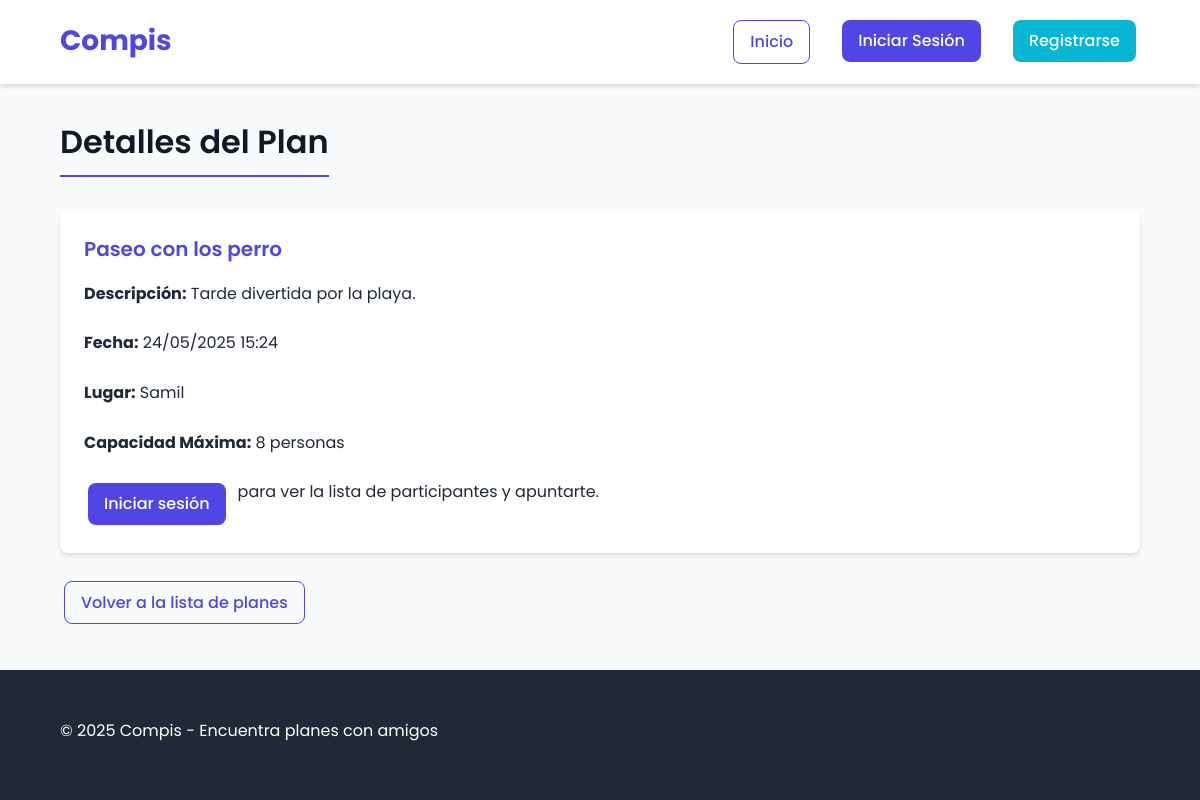
/index.php?action=view_plan&id=3, run on the app's committed database.
### tables this page shows
CREATE TABLE `plans` (
  `id` int(11) NOT NULL AUTO_INCREMENT,
  `user_id` int(11) NOT NULL,
  `title` varchar(255) NOT NULL,
  `description` text NOT NULL,
  `plan_date` datetime NOT NULL,
  `location` varchar(255) NOT NULL,
  `max_capacity` int(11) NOT NULL,
  `created_at` timestamp NOT NULL DEFAULT current_timestamp(),
  PRIMARY KEY (`id`),
  KEY `user_id` (`user_id`),
  KEY `idx_plan_date` (`plan_date`),
  KEY `idx_plan_location` (`location`),
  CONSTRAINT `plans_ibfk_1` FOREIGN KEY (`user_id`) REFERENCES `users` (`id`) ON DELETE CASCADE
);

### src/models/Plan.php (called while the page is built, shortened)
<?php
class Plan {
    private $pdo;
    public function __construct(PDO $pdo) {
        $this->pdo = $pdo;
    }
    public function findByIdWithCreator(int $planId): array|false {
        try {
            $stmt = $this->pdo->prepare(
                "SELECT p.id, p.user_id, p.title, p.description, p.plan_date, p.location, p.max_capacity, p.created_at, u.email AS creator_email
                 FROM plans p
                 JOIN users u ON p.user_id = u.id
                 WHERE p.id = ?"
            );
            $stmt->execute([$planId]);
            return $stmt->fetch(PDO::FETCH_ASSOC);
        } catch (PDOException $e) {
            return false;
        }
    }
}
?>

### src/controllers/PlanController.php (called while the page is built, shortened)
<?php
require_once __DIR__ . '/../../config/database.php';
require_once __DIR__ . '/../models/Plan.php';
$action = $_GET['action'] ?? null;
$planIdFromGet = isset($_GET['id']) ? (int)$_GET['id'] : null;
$planModel = new Plan($pdo);
if ($_SERVER['REQUEST_METHOD'] === 'POST') {
    if ($action === 'create_plan' && isset($_POST['create_plan_submit'])) {
        handleCreatePlanPost($pdo, $planModel);
    } elseif ($action === 'join_plan' && isset($_POST['join_plan_submit'])) {
        handleJoinPlanPost($pdo, $planModel);
    } elseif ($action === 'edit_plan' && isset($_POST['edit_plan_submit']) && $planIdFromGet) {
        handleEditPlanPost($pdo, $planModel, $planIdFromGet);
    } elseif ($action === 'leave_plan') {
        $planIdFromPost = isset($_POST['plan_id']) ? (int)$_POST['plan_id'] : null;
        if ($planIdFromPost) {
            handleLeavePlanPost($pdo, $planModel, $planIdFromPost);
        } else {
            set_session_message('ID del plan no proporcionado para abandonar.', 'error');
            redirect('index.php?action=dashboard');
        }
    } elseif ($action === 'delete_plan' && $planIdFromGet) {
        handleDeletePlanPost($pdo, $planModel, $planIdFromGet);
    }
} else {
    if ($action === 'create_plan') {
    } elseif ($action === 'view_plan' && $planIdFromGet) {
        handleViewPlanGet($pdo, $planModel, $planIdFromGet);
    } elseif ($action === 'edit_plan' && $planIdFromGet) {
        showEditPlanForm($pdo, $planModel, $planIdFromGet);
    }
}
function handleViewPlanGet($pdo, Plan $planModel, int $planId) {
    $plan = $planModel->findByIdWithCreator($planId);
    $isLoggedIn = isset($_SESSION['user_id']);
    $viewPlan = $plan;
    $viewIsLoggedIn = $isLoggedIn;
}
?>

### src/views/plan_details.php (the view, shortened to what this page needs)
<?php
include_once __DIR__ . '/../../templates/header.php';
global $viewPlan, $viewParticipants, $viewIsLoggedIn, $viewUserId, $viewIsCreator, $viewHasJoined, $viewIsFull, $viewParticipantCount;
echo "<h2 class='page-title'>Detalles del Plan</h2>";
if ($viewPlan) {
    echo "<div class='card'>";
    echo "<h3 class='card-title'>" . htmlspecialchars($viewPlan['title']) . "</h3>";
    echo "<div class='card-content'>";
    echo "<p><strong>Descripción:</strong> " . nl2br(htmlspecialchars($viewPlan['description'])) . "</p>";
    $formattedDate = date('d/m/Y H:i', strtotime($viewPlan['plan_date']));
    echo "<p><strong>Fecha:</strong> " . htmlspecialchars($formattedDate) . "</p>";
    echo "<p><strong>Lugar:</strong> " . htmlspecialchars($viewPlan['location']) . "</p>";
    echo "<p><strong>Capacidad Máxima:</strong> " . htmlspecialchars($viewPlan['max_capacity']) . " personas</p>";
    if ($viewIsLoggedIn) {
        echo "<p><strong>Creado por:</strong> " . htmlspecialchars($viewPlan['creator_email']) . "</p>";
        echo "<h4>Participantes (" . htmlspecialchars($viewParticipantCount) . "/" . htmlspecialchars($viewPlan['max_capacity']) . "):</h4>";
        if (is_array($viewParticipants) && !empty($viewParticipants)) {
            echo "<ul class='participants-list'>";
            foreach ($viewParticipants as $participant) {
                if (is_array($participant) && isset($participant['email'])) {
                    echo "<li>" . htmlspecialchars($participant['email']) . "</li>";
                } elseif (is_string($participant)) {
                    echo "<li>" . htmlspecialchars($participant) . "</li>";
                }
            }
            echo "</ul>";
        } else {
            echo "<p>Aún no hay participantes.</p>";
        }
        if ($viewIsCreator) {
            echo "<div class='plan-actions'>";
            echo "<form action='index.php' method='get' style='display: inline;'>";
            echo "<input type='hidden' name='action' value='edit_plan'>";
            echo "<input type='hidden' name='id' value='" . htmlspecialchars($viewPlan['id']) . "'>";
            echo "<button type='submit' class='btn btn-primary'>Modificar Plan</button>";
            echo "</form>";
            echo "<form action='index.php?action=delete_plan&id=" . htmlspecialchars($viewPlan['id']) . "' method='post' style='display: inline;' onsubmit='return confirm(\"¿Estás seguro de que quieres eliminar este plan?\");'>";
            echo "<button type='submit' class='btn btn-danger'>Eliminar Plan</button>";
            echo "</form>";
            echo "</div>";
        } elseif ($viewHasJoined) {
            echo "<div class='plan-actions'>";
            echo "<form action='index.php?action=leave_plan' method='post'>";
            echo "<input type='hidden' name='plan_id' value='" . htmlspecialchars($viewPlan['id']) . "'>";
            echo "<button type='submit' class='btn btn-warning'>Cancelar mi asistencia</button>";
            echo "</form>";
            echo "</div>";
        } elseif (!$viewIsFull) {
            echo "<div class='plan-actions'>";
            echo "<form action='index.php?action=join_plan' method='post'>";
            echo "<input type='hidden' name='plan_id' value='" . htmlspecialchars($viewPlan['id']) . "'>";
            echo "<button type='submit' class='btn btn-success'>Unirme al Plan</button>";
            echo "</form>";
            echo "</div>";
        } else {
            echo "<p class='message info'>Este plan está completo.</p>";
        }
    } else {
        echo "<div class='plan-actions'>";
        echo "<a href='index.php?action=login' class='btn btn-primary'>Iniciar sesión</a>";
        echo "<span class='ml-2'>para ver la lista de participantes y apuntarte.</span>";
        echo "</div>";
    }
    echo "</div>";
    echo "</div>";
} else {
    echo "<p class='message error'>Plan no encontrado o no se ha especificado un ID de plan.</p>";
}
echo "<div class='plan-actions' style='margin-top: 20px;'>";
echo "<a href='index.php?action=home' class='btn btn-outline'>Volver a la lista de planes</a>";
echo "</div>";
include_once __DIR__ . '/../../templates/footer.php';
?>

### public/css/style.css (style rules this page uses)
:root { --primary: #4f46e5; --primary-hover: #4338ca; --secondary: #06b6d4; --secondary-hover: #0891b2; --success: #10b981; --success-hover: #059669; --danger: #ef4444; --danger-hover: #dc2626; --warning: #f59e0b; --warning-hover: #d97706; --gray-light: #f3f4f6; --gray: #9ca3af; --dark: #1f2937; --black: #111827; --white: #ffffff; --border-radius: 8px; --shadow: 0 4px 6px -1px rgba(0, 0, 0, 0.1), 0 2px 4px -1px rgba(0, 0, 0, 0.06); --shadow-lg: 0 10px 15px -3px rgba(0, 0, 0, 0.1), 0 4px 6px -2px rgba(0, 0, 0, 0.05); --transition: all 0.3s ease; --font-family: 'Poppins', -apple-system, BlinkMacSystemFont, 'Segoe UI', Roboto, Oxygen, Ubuntu, Cantarell, 'Open Sans', 'Helvetica Neue', sans-serif; }
body { font-family: var(--font-family); line-height: 1.6; color: var(--dark); background-color: #f8fafc; margin: 0; padding: 0; min-height: 100vh; display: flex; flex-direction: column; }
h1, h2, h3, h4, h5, h6 { font-weight: 600; margin-top: 0; margin-bottom: 0.75rem; color: var(--black); }
h2 { font-size: 2rem; }
h3 { font-size: 1.75rem; }
p { margin-bottom: 1.5rem; }
.page-title { margin-bottom: 2rem; padding-bottom: 0.5rem; border-bottom: 2px solid var(--primary); display: inline-block; }
.card { background-color: var(--white); border-radius: var(--border-radius); box-shadow: var(--shadow); padding: 1.5rem; margin-bottom: 1.5rem; transition: var(--transition); }
.card-title { font-size: 1.25rem; margin-bottom: 1rem; color: var(--primary); }
.card-content { color: var(--dark); }
.btn { display: inline-block; padding: 0.5rem 1rem; font-size: 1rem; font-weight: 500; text-align: center; text-decoration: none; border-radius: var(--border-radius); cursor: pointer; transition: var(--transition); border: none; margin: 0.25rem; }
.btn-primary { background-color: var(--primary); color: var(--white); }
.btn-outline { background-color: transparent; border: 1px solid var(--primary); color: var(--primary); }
.plan-actions { margin-top: 1rem; display: flex; gap: 0.5rem; flex-wrap: wrap; }

### data on the page
plans: title "Paseo con los perro", description "Tarde divertida por la playa.", plan_date "24/05/2025 15:24", location "Samil", max_capacity "8"
